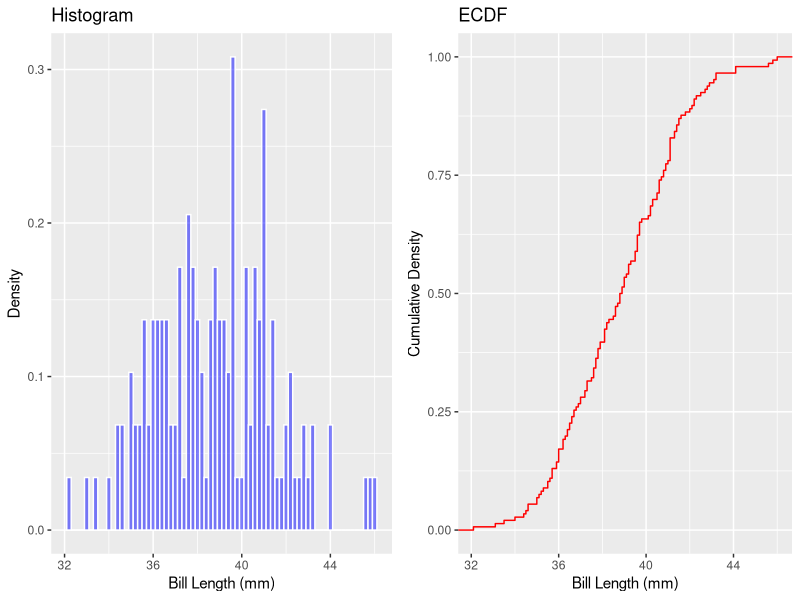
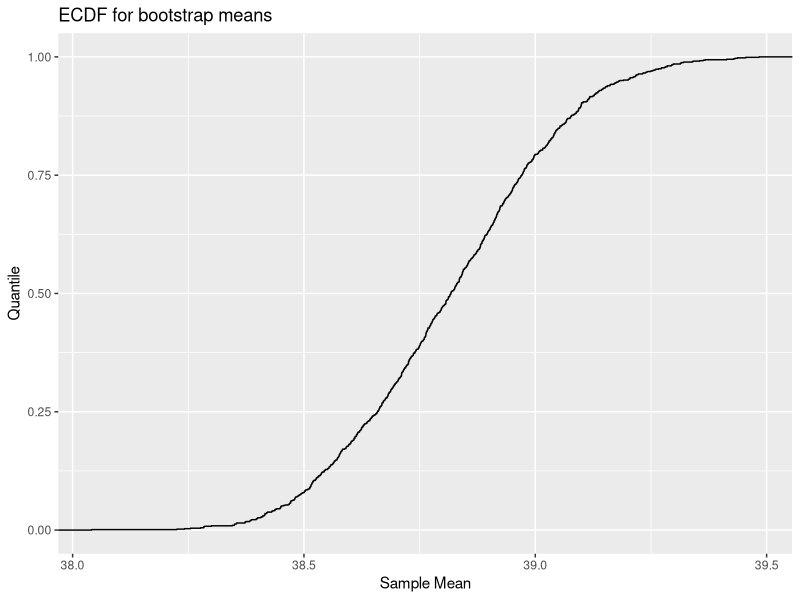

Write R code to recreate these figures, in order.
## ---- chunk 1
library(tidyverse)
library(palmerpenguins)
library(gridExtra)
## ---- chunk 2
adelie <- penguins |>
    filter(`species` == "Adelie") |>
    drop_na()
## ---- chunk 3
hist<-ggplot(data=adelie)+geom_histogram(aes(x=`bill_length_mm`,y=after_stat(density)),binwidth=.2,color='white',fill='blue',alpha=.5)+
labs(x="Bill Length (mm)",y="Density", title="Histogram")
ecdf <-ggplot(data=adelie)+stat_ecdf(aes(x=`bill_length_mm`),color='red')+labs(x="Bill Length (mm)",y="Cumulative Density", title="ECDF")

grid.arrange(hist, ecdf, ncol = 2)
## ---- chunk 4
bootstrap_mean <- function(data) {
    sample <- data |> sample_frac(1,replace=TRUE)
    return(mean(pull(sample)))
    
}

samples<-replicate(1000,bootstrap_mean(adelie|>select("bill_length_mm")))
## ---- chunk 5
ggplot() + stat_ecdf(aes(x=samples))+labs(title="ECDF for bootstrap means",x="Sample Mean", y="Quantile")
